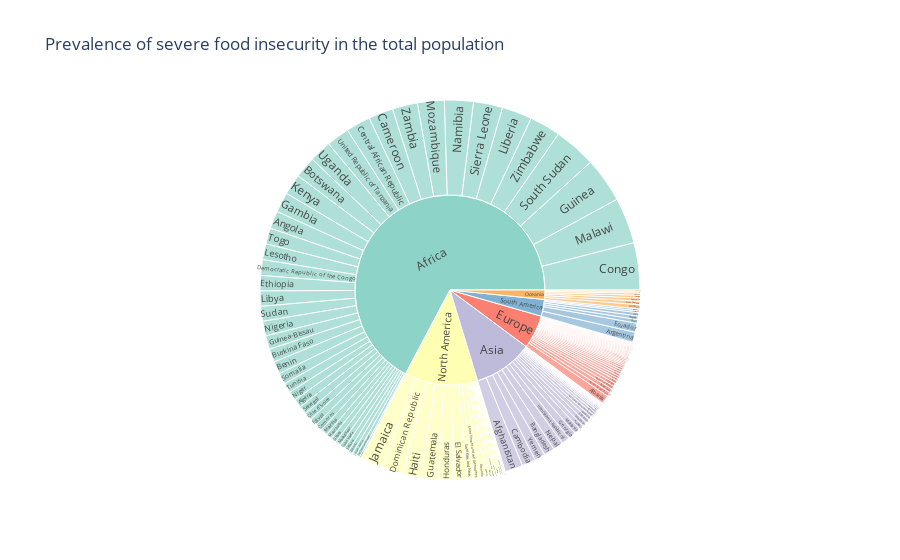

Notebook cell for this chart:
### Markdown cell above
## Data Visualiztion: Prevalence of severe food insecurity in the total population

### Nested pie chart

### Code cell
# plot a nested pie chart using plotly
fig = px.sunburst(df, path=['continent', 'country'], values='value', title='Prevalence of severe food insecurity in the total population',
                  color_discrete_sequence=px.colors.qualitative.Set3)
fig.show()

### Figure 1 — Plotly figure (JSON) as saved in the notebook; plotly's stock layout.template omitted (floating-point values rounded to 4 significant figures; data arrays with more than 128 entries replaced by an {"elided": "..."} marker saying what was removed)
{"data": [{"branchvalues": "total", "domain": {"x": [0, 1], "y": [0, 1]}, "hovertemplate": "labels=%{label}<br>value=%{value}<br>parent=%{parent}<br>id=%{id}<extra></extra>", "ids": {"elided": "152 str values"}, "labels": {"elided": "152 str values"}, "name": "", "parents": {"elided": "152 str values"}, "type": "sunburst", "values": {"elided": "152 float values"}}], "layout": {"legend": {"tracegroupgap": 0}, "sunburstcolorway": ["rgb(141,211,199)", "rgb(255,255,179)", "rgb(190,186,218)", "rgb(251,128,114)", "rgb(128,177,211)", "rgb(253,180,98)", "rgb(179,222,105)", "rgb(252,205,229)", "rgb(217,217,217)", "rgb(188,128,189)", "rgb(204,235,197)", "rgb(255,237,111)"], "title": {"text": "Prevalence of severe food insecurity in the total population"}}}
